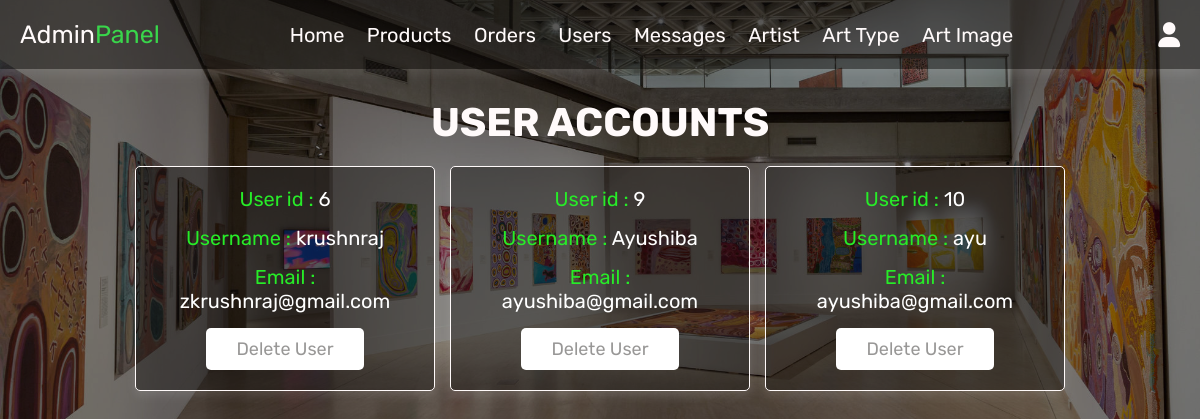
The page /admin_users.php (signed in) on the database its author committed.
### tables this page shows
CREATE TABLE `users` (
  `id` int(10) NOT NULL,
  `name` varchar(15) NOT NULL,
  `email` varchar(30) NOT NULL,
  `password` varchar(20) NOT NULL
);

### admin_users.php (the view, shortened to what this page needs)
<?php
include 'config.php';
?>
<!DOCTYPE html>
<html lang="en">
<head>
   <link rel="stylesheet" href="https://cdnjs.cloudflare.com/ajax/libs/font-awesome/6.0.0/css/all.min.css">
   <link rel="stylesheet" href="css/admin_style.css">
</head>
<body>
<?php include 'admin_header.php'; ?>
<section class="users">
   <h1 class="title"> User Accounts </h1>
   <div class="box-container">
      <?php
         $select_users = mysqli_query($conn, "SELECT * FROM `users`") or die('query failed');
         while($fetch_users = mysqli_fetch_assoc($select_users)){
      ?>
      <div class="box">
         <p> User id : <span><?php echo $fetch_users['id']; ?></span> </p>
         <p> Username : <span><?php echo $fetch_users['name']; ?></span> </p>
         <p> Email : <span><?php echo $fetch_users['email']; ?></span> </p>
         <a href="admin_users.php?delete=<?php echo $fetch_users['id']; ?>" onclick="return confirm('delete this user?');" class="delete-btn">Delete User</a>
      </div>
      <?php
         }
      ?>
   </div>
</section>
</body>
</html>

### css/admin_style.css (style rules this page uses)
:root { --purple:#010101; --red:#e5f017; --orange:#fbfcf3; --black:#fffafa; --white:#14120f70; --light-color:#f0e0e0; --light-white:#cccccc; --light-bg:#fffafa; --border:.1rem solid var(--black); --box-shadow:0 .5rem 1rem rgba(255, 255, 255, 0.1); }
* { font-family: 'Rubik', sans-serif; margin:0; padding:0; box-sizing: border-box; outline: none; border:none; text-decoration: none; transition:all .2s linear; }
html { font-size: 62.5%; overflow-x: hidden; }
body { background-image:linear-gradient(to right,rgba(0, 0, 0, 0.43),rgba(0, 0, 0, 0.437)),url(../images/18.jpg); background-position: center; background-size: cover; }
section { padding:3rem 2rem; }
.title { text-align: center; margin-bottom: 2rem; text-transform: uppercase; color:var(--black); font-size: 4rem; }
.btn, .option-btn, .delete-btn, .white-btn { display: inline-block; margin-top: 1rem; padding:1rem 3rem; cursor: pointer; color:var(--white); font-size: 1.8rem; border-radius: .5rem; text-transform: capitalize; }
.delete-btn { background-color: white; }
.users .box-container { display: grid; grid-template-columns: repeat(auto-fit, 30rem); justify-content: center; gap:1.5rem; max-width: 1200px; margin:0 auto; align-items: flex-start; }
.users .box-container .box { background-color: var(--white); padding:2rem; border:var(--border); box-shadow: var(--box-shadow); border-radius: .5rem; text-align: center; }
.users .box-container .box p { padding-bottom: 1.5rem; font-size: 2rem; color:#27ec28; }
.users .box-container .box p span { color:white; }
.users .box-container .box .delete-btn { margin-top: 0; }

### rows shown on the page
users: id "6", name "krushnraj", email "zkrushnraj@gmail.com"
users: id "9", name "Ayushiba", email "ayushiba@gmail.com"
users: id "10", name "ayu", email "ayushiba@gmail.com"
